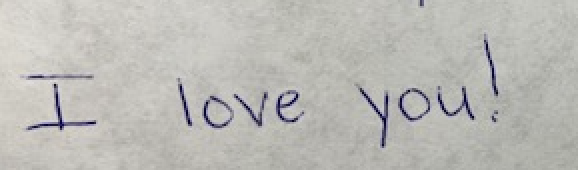
#> input picture images/htr/i_love_you.png, 578 x 170 px, found by its file name
$ python preprocessor.py
#> lines starting #> are read from the running program, lines starting #| are printed output that depends on the picture; after the words box and inside, x2 and y2 are one past the last pixel; in counts of white or black regions, pixels touching at a corner belong together
# create a function that uses opencv to remove the background of an image and noise
# and returns the image with the background removed
#
# The function should take in an image and return an image
#
# The function should be called remove_background

import cv2
import numpy as np

def remove_background(image):
    image = cv2.cvtColor(image, cv2.COLOR_BGRA2GRAY)
    #image = cv2.cvtColor(image, cv2.COLOR_BGR2GRAY)
    image = cv2.GaussianBlur(image, (5, 5), 0)
    #image = cv2.threshold(image, 0, 255, cv2.THRESH_BINARY_INV + cv2.THRESH_OTSU)[1]
    _, binary = cv2.threshold(image, 0, 255, cv2.THRESH_BINARY_INV + cv2.THRESH_OTSU)

    inverted = cv2.bitwise_not(binary)
    return inverted

def pre_process(image):
    img = cv2.imread(image)
#> img is the input picture: shape (170, 578, 3); mean B, G, R 181.9, 186.3, 187.2
    img = cv2.resize(img, None, fx=.3, fy=.3) #resize using percentage
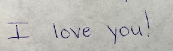
#> img: shape (51, 173, 3); mean B, G, R 181.9, 186.3, 187.2
    img = cv2.cvtColor(img, cv2.COLOR_BGR2RGB) #change color format from BGR to RGB
    img = cv2.cvtColor(img, cv2.COLOR_BGR2GRAY) #format image to gray scale
#> img: shape (51, 173)
    img = cv2.adaptiveThreshold(img, 255, cv2.ADAPTIVE_THRESH_GAUSSIAN_C, cv2.THRESH_BINARY, 5, 11) #to remove background
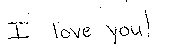
#> img: shape (51, 173); 97% white; black in thin lines or dots, all inside (x1, y1, x2, y2) = (8, 0, 149, 44)
    return img

# create a function that uses opencv to remove the background of an image and noise

def remove_noise(image):
    kernel = np.ones((3, 3), np.uint8)
    image = cv2.erode(image, kernel, iterations=1)
    image = cv2.dilate(image, kernel, iterations=1)
    return image

# create a functiont that reads in an image

def read_image(image_path):
    image = cv2.imread(image_path)
    return image

# create a function to resize an image 256x256

def resize_image(image):
    image = cv2.resize(image, (256, 256))
    return image

# create a function that resizes an image 4 scales starting from 256x256 4 times
# the function should return a list of images

def resize_image_4_scales(image):
    images = []
    #increment by 4
    j = 0
    for i in range(4):
        images.append(image)
        image = cv2.resize(image, (256 + j, 256 + j))
        #random sample to increase resize
        j+=0
#> this loop made 4 passes
#> pass 1, in resize_image_4_scales, `image = cv2.resize(image, (256 + j, 256 + j))`:
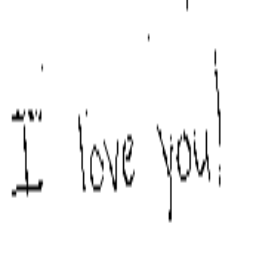
#> image: shape (256, 256); min 0, max 255, mean 247.3
#> after the loop, images = 4 items; j = 0
    return images

# create a function that smooths an image

def smooth_image(image):
    image = cv2.medianBlur(image, 5)
    return image

if __name__ == "__main__":
    #image = read_image("/Users/spacious/Documents/cumulare/spacious/ghec/cumulare-image-preprocessor/images/htr/be_thou_my_vision.png")
    image = pre_process("/Users/spacious/Documents/cumulare/spacious/ghec/cumulare-image-preprocessor/images/htr/i_love_you.png")
    #image = correct_skew(image)
    #image = resize_image(image)
    #image = remove_noise(image)
    # call resize_image_4_scales and save the images to a folder
    images = resize_image_4_scales(image)
#> images = 4 items
    for i in range(len(images)):
        cv2.imwrite("./images/htr/processedB/processed_image" + str(i) + ".png", images[i])

    cv2.imwrite("./processed_image.png", image)

$ run again, with images/htr/be_thou_my_vision.png copied over images/htr/i_love_you.png
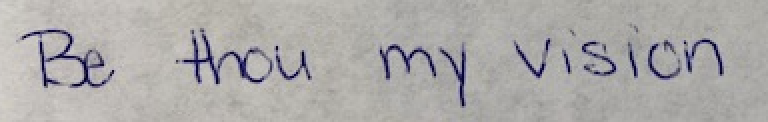
#> input picture images/htr/be_thou_my_vision.png, 768 x 122 px, found by its file name
#> in pre_process, img is the input picture: shape (122, 768, 3); mean B, G, R 168.9, 170.1, 172.3
#> in pre_process, `img = cv2.adaptiveThreshold(img, 255, cv2.ADAPTIVE_THRESH_GAUSSIAN_C, ..`:
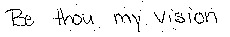
#> img: shape (37, 230); 94.7% white; black in thin lines or dots, all inside (x1, y1, x2, y2) = (5, 1, 217, 32)
#> the loop in resize_image_4_scales, `for i in range(4):` made 4 passes
#> pass 1, in resize_image_4_scales, `image = cv2.resize(image, (256 + j, 256 + j))`:
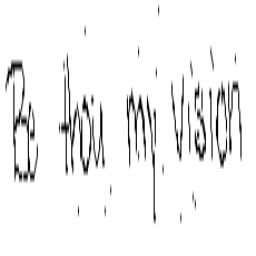
#> image: shape (256, 256); min 0, max 255, mean 241.5
#> after the loop in resize_image_4_scales, `for i in range(4):`: images = 4 items; j = 0
#> `images = resize_image_4_scales(image)`: images = 4 items
#> the loop `for i in range(len(images)):` made 4 passes

$ run again, with images/htr/be_thou_my_vision_1.png copied over images/htr/i_love_you.png
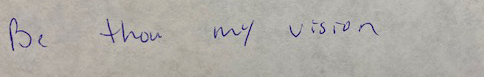
#> input picture images/htr/be_thou_my_vision_1.png, 484 x 77 px, found by its file name
#> in pre_process, img is the input picture: shape (77, 484, 3); mean B, G, R 166.3, 171.7, 174.8
#> in pre_process, `img = cv2.adaptiveThreshold(img, 255, cv2.ADAPTIVE_THRESH_GAUSSIAN_C, ..`:
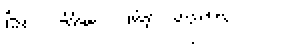
#> img: shape (23, 145) (shown 2 times larger); 97.4% white; black in thin lines or dots, all inside (x1, y1, x2, y2) = (3, 5, 114, 22)
#> the loop in resize_image_4_scales, `for i in range(4):` made 4 passes
#> pass 1, in resize_image_4_scales, `image = cv2.resize(image, (256 + j, 256 + j))`:
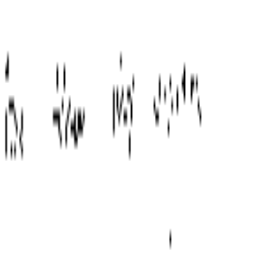
#> image: shape (256, 256); min 0, max 255, mean 248.4
#> after the loop in resize_image_4_scales, `for i in range(4):`: images = 4 items; j = 0
#> `images = resize_image_4_scales(image)`: images = 4 items
#> the loop `for i in range(len(images)):` made 4 passes
